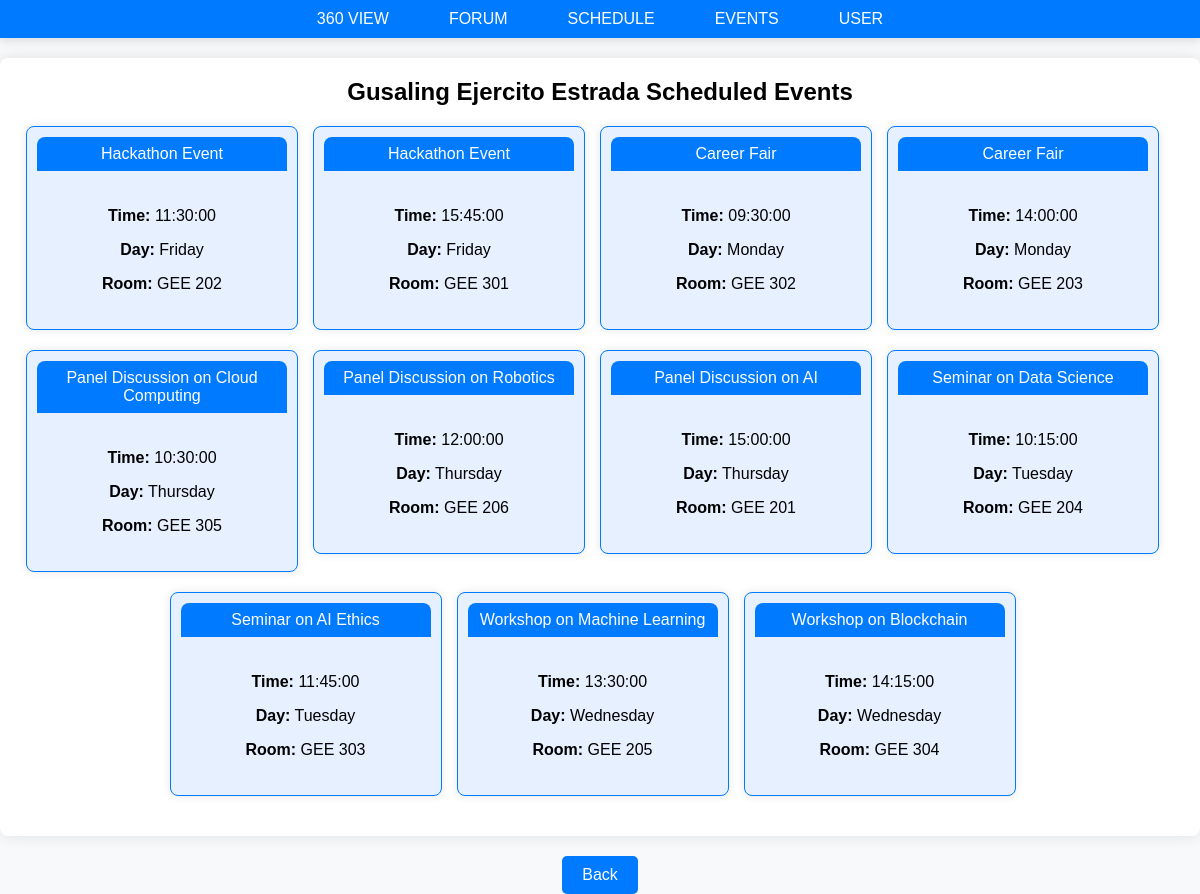
The app's page /geevents.php with its own data.
### tables this page shows
CREATE TABLE `events` (
  `event_id` int(11) NOT NULL,
  `event_name` varchar(255) NOT NULL,
  `time` time NOT NULL,
  `day` varchar(20) NOT NULL,
  `room_number` varchar(10) NOT NULL,
  `room_id` int(11) DEFAULT NULL
);

CREATE TABLE `rooms` (
  `room_id` int(11) NOT NULL,
  `building` varchar(50) NOT NULL,
  `floor_number` int(11) NOT NULL,
  `room_number` varchar(10) NOT NULL
);

### public/geevents.php (the view, shortened to what this page needs)
<?php
require_once 'includes/dbh.inc.php';
$building_name = 'Gusaling Ejercito Estrada';
$sql = "SELECT e.event_name, e.time, e.day, r.room_number
        FROM events e
        INNER JOIN rooms r ON e.room_id = r.room_id
        WHERE r.building = :building
        ORDER BY e.day, e.time";
$stmt = $pdo->prepare($sql);
$stmt->execute([':building' => $building_name]);
$events = $stmt->fetchAll(PDO::FETCH_ASSOC);
?>
<!DOCTYPE html>
<html lang="en">
<head>
    <link rel="stylesheet" href="gvevents.css">
</head>
<body>
    <div class="top-ribbon">
        <div class="ribbon-button-container dropdown">
            <span class="ribbon-button ribbon-trigger">360 VIEW</span>
        </div>
        <div class="ribbon-button-container">
            <a href="forum.php" class="ribbon-button">FORUM</a>
        </div>
        <div class="ribbon-button-container">
            <a href="schedule.php" class="ribbon-button">SCHEDULE</a>
        </div>
        <div class="ribbon-button-container">
            <a href="events.html" class="ribbon-button">EVENTS</a>
        </div>
        <div class="ribbon-button-container">
            <a href="user.php" class="ribbon-button">USER</a>
        </div>
    </div>
    <div class="building-schedule-container">
        <h2 class="building-title">Gusaling Ejercito Estrada Scheduled Events</h2>
        <?php
        if (!empty($events)) {
            foreach ($events as $event) {
                echo "<div class=\"schedule-card\">";
                echo "<div class=\"event-name\">{$event['event_name']}</div>";
                echo "<div class=\"event-details\">";
                echo "<p><strong>Time:</strong> {$event['time']}</p>";
                echo "<p><strong>Day:</strong> {$event['day']}</p>";
                echo "<p><strong>Room:</strong> {$event['room_number']}</p>";
                echo "</div>";
                echo "</div>";
            }
        } else {
            echo "<p>No events found for Gusaling Ejercito Estrada.</p>";
        }
        ?>
    </div>
    <a href="events.html" class="back-button">Back</a>
</body>
</html>

### public/gvevents.css (style rules this page uses)
body { font-family: Arial, sans-serif; background-color: #e6f0ff; display: flex; flex-direction: column; align-items: center; height: 100vh; margin: 0; }
.top-ribbon { background-color: #007bff; width: 100%; padding: 10px 0; display: flex; justify-content: center; box-shadow: 0 4px 8px rgba(0, 0, 0, 0.1); }
.ribbon-button-container { margin: 0 10px; }
.ribbon-button { padding: 10px 20px; background-color: #007bff; color: white; text-decoration: none; border-radius: 20px; font-size: 16px; transition: background-color 0.3s, color 0.3s; }
.schedule-card { border: 1px solid #007bff; border-radius: 8px; padding: 10px; width: 250px; text-align: center; box-shadow: 0 0 10px rgba(0, 0, 0, 0.1); margin-bottom: 20px; display: inline-block; margin-right: 15px; vertical-align: top; background-color: #e6f0ff; }
.back-button { padding: 10px 20px; background-color: #007bff; color: white; text-decoration: none; border-radius: 5px; font-size: 16px; transition: background-color 0.3s; display: inline-block; margin-top: 20px; }
.dropdown { position: relative; display: inline-block; }
.ribbon-trigger { cursor: pointer; }

### public/geevents.php (style rules this page uses)
body { background-color: #f8f9fa; }
.building-schedule-container { background-color: #ffffff; padding: 20px; border-radius: 8px; box-shadow: 0 0 15px rgba(0, 0, 0, 0.1); margin-top: 20px; text-align: center; }
.building-title { margin-top: 0; color: #000000; }
.schedule-card { border: 1px solid #007bff; border-radius: 8px; padding: 10px; width: 250px; text-align: center; box-shadow: 0 0 10px rgba(0, 0, 0, 0.1); margin-bottom: 20px; display: inline-block; margin-right: 15px; vertical-align: top; }
.event-name { background-color: #007bff; color: #ffffff; padding: 8px; border-radius: 8px 8px 0 0; margin-bottom: 10px; }
.event-details { background-color: #e6f0ff; padding: 10px; border-radius: 0 0 8px 8px; }
.back-button { padding: 10px 20px; background-color: #007bff; color: white; text-decoration: none; border-radius: 5px; font-size: 16px; transition: background-color 0.3s; display: inline-block; margin-top: 20px; }

### records on screen
events: event_name "Hackathon Event", time "11:30:00", day "Friday", room.room_number "GEE 202"
events: event_name "Hackathon Event", time "15:45:00", day "Friday", room.room_number "GEE 301"
events: event_name "Career Fair", time "09:30:00", day "Monday", room.room_number "GEE 302"
events: event_name "Career Fair", time "14:00:00", day "Monday", room.room_number "GEE 203"
events: event_name "Panel Discussion on Cloud Computing", time "10:30:00", day "Thursday", room.room_number "GEE 305"
events: event_name "Panel Discussion on Robotics", time "12:00:00", day "Thursday", room.room_number "GEE 206"
events: event_name "Panel Discussion on AI", time "15:00:00", day "Thursday", room.room_number "GEE 201"
events: event_name "Seminar on Data Science", time "10:15:00", day "Tuesday", room.room_number "GEE 204"
events: event_name "Seminar on AI Ethics", time "11:45:00", day "Tuesday", room.room_number "GEE 303"
events: event_name "Workshop on Machine Learning", time "13:30:00", day "Wednesday", room.room_number "GEE 205"
events: event_name "Workshop on Blockchain", time "14:15:00", day "Wednesday", room.room_number "GEE 304"
